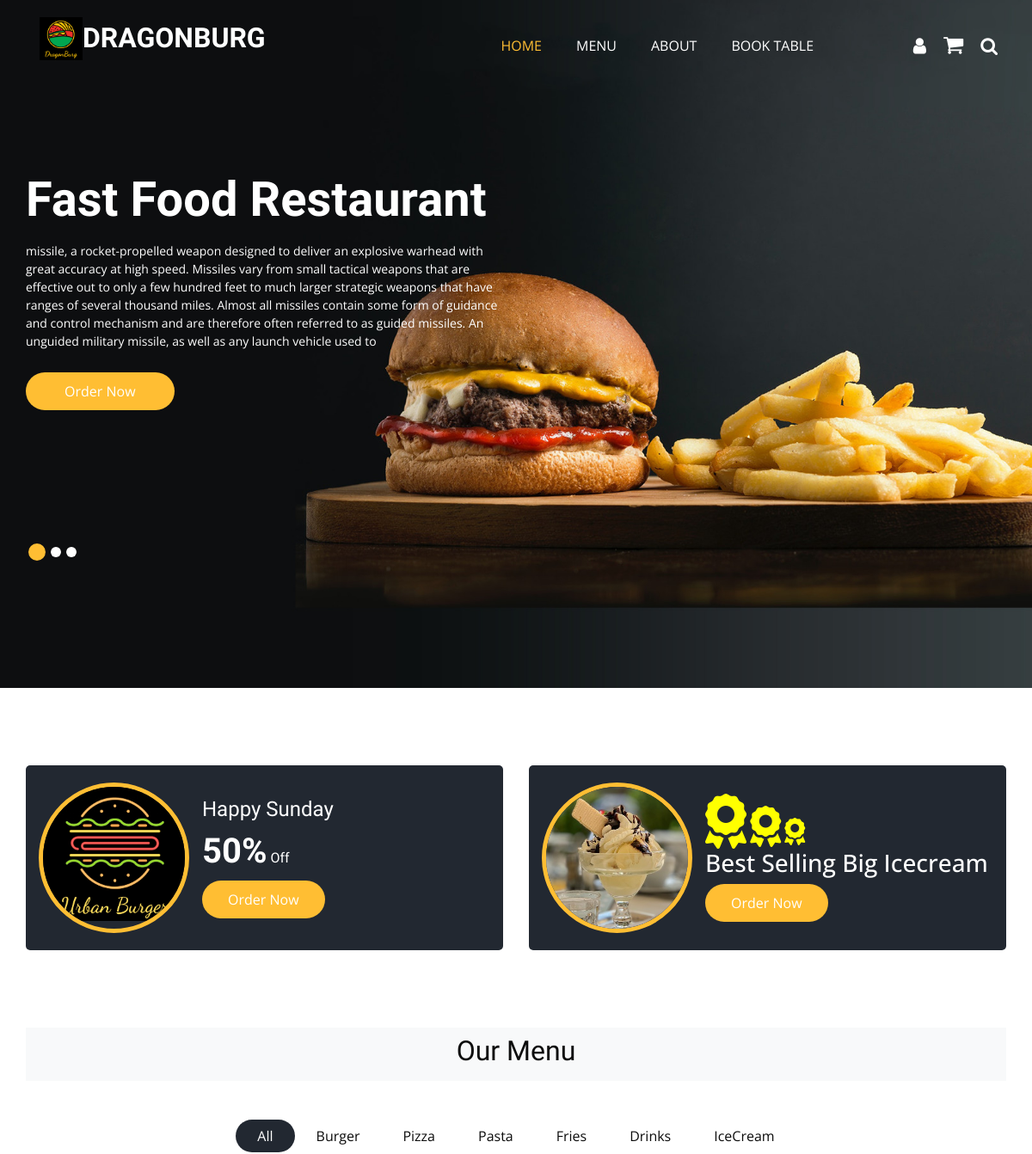
Before: / (upper part) with the older database file.
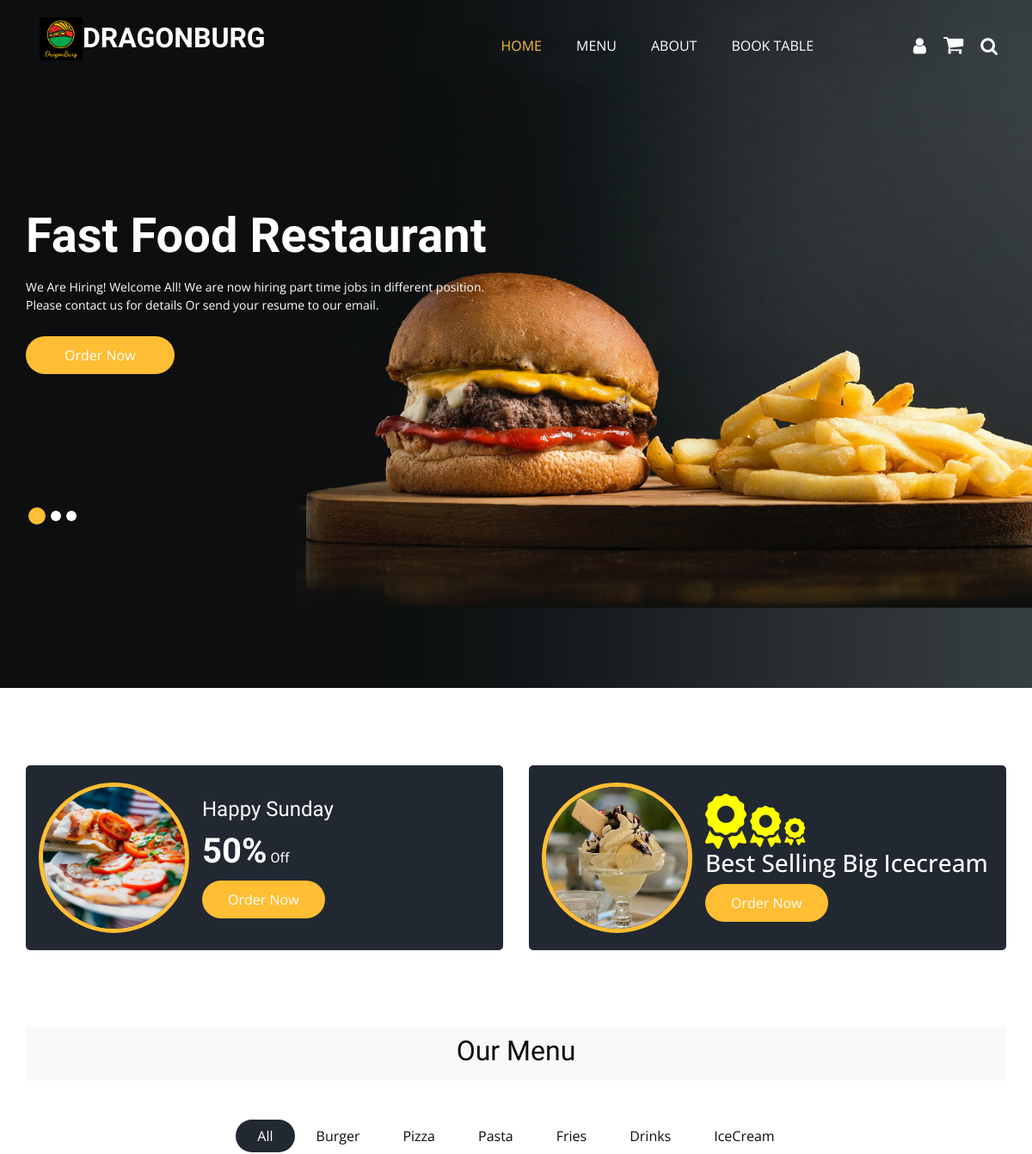
After: the same page with the newer database file.
### slider/models.py (models this page shows, shortened)
class Slider(models.Model):
    slider = models.TextField(blank=True)

### offers/models.py (models this page shows, shortened)
class Offer(models.Model):
    promotions_name = models.CharField(max_length=200)
    promotions_discount = models.IntegerField()
    promotions_photo = models.ImageField(upload_to='photos/%Y/%m/%d', blank=True)
    bestselling_item = models.ForeignKey(Item, on_delete=models.DO_NOTHING)
    bestselling_music = models.FileField(upload_to='music/%Y/%m/%d/')
    is_posted = models.BooleanField(default=False)

### menu_items/models.py (models this page shows, shortened)
class Item(models.Model):
    type = models.ForeignKey(Type, on_delete=models.DO_NOTHING)
    item_name = models.CharField(max_length=200)
    item_desciption = models.TextField(blank=True)
    item_photo = models.ImageField(upload_to='photos/%Y/%m/%d', blank=True)
    price = models.DecimalField(max_digits=10, decimal_places=2)
    is_displayed = models.BooleanField(default=False)

class Type(models.Model):
    type_name = models.CharField(max_length=200)
    type_desciption = models.TextField(blank=True)

### pages/views.py (the view)
# urls.py: path('',views.index, name='index'),
def index(request):
    slider1 = Slider.objects.get(pk=1)
    slider2 = Slider.objects.get(pk=2)
    slider3 = Slider.objects.get(pk=3)
    slider1=str(slider1.slider)
    slider2=str(slider2.slider)
    slider3=str(slider3.slider)
    opinions = Opinion.objects.filter(is_published=True).all()
    offers = Offer.objects.filter(is_posted=True).all()
    types, items = generate_data()
    context = {
            'types': types,
            'items': items,
            'slider1' : slider1,
            'slider2' : slider2,
            'slider3' : slider3,
            'opinions' : opinions,
            'offers': offers,
    }
    return render(request, 'pages/index.html', context)

### pages/views.py (called while the page is built)
def generate_data():
    types = Type.objects.all()
    items = Item.objects.filter(is_displayed=True).all()
    for type in types:
        lowercase = type.type_name
        lowercase = lowercase.lower()
        setattr(type, 'lowercase', lowercase)
    for item in items:
        lowercase = item.type.type_name
        lowercase = lowercase.lower()
        setattr(item, 'lowercase', lowercase)
    return types,items

### templates/pages/index.html (shortened to what this page needs)
{% extends 'base.html' %}
{% load static %}
{%  block content  %}
    {% include 'partials/_slider.html' %}
  </div>
  {% include 'partials/_offerfortest.html' %}
  {% include 'partials/_food.html' %}
    <br><br>
  {% endblock %}

### templates/base.html (shortened to what this page needs)
{% load static %}
<!DOCTYPE html>
<html>
<head>
  <link rel="stylesheet" type="text/css" href="{% static 'css/bootstrap.css' %}" />
  <link rel="stylesheet" type="text/css" href="https://cdnjs.cloudflare.com/ajax/libs/OwlCarousel2/2.3.4/assets/owl.carousel.min.css" />
  <link rel="stylesheet" href="https://cdnjs.cloudflare.com/ajax/libs/jquery-nice-select/1.1.0/css/nice-select.min.css" />
  <link href="{% static 'css/font-awesome.min.css' %}" rel="stylesheet" />
  <link href="{% static 'css/style.css' %}" rel="stylesheet" />
  <link href="{% static 'css/responsive.css' %}" rel="stylesheet" />
  <link href="{%  static  'css/cart.css' %}" rel="stylesheet" />
</head>
<body
{% if 'accounts/register' in request.path  %}
{% elif 'accounts/login' in request.path   %}
{% elif request.path != '/' %}
class="sub_page"
{% else %}
{% endif %}
>
  <div class="hero_area">
    <div class="bg-box">
      <img src="{% static 'images/hero-bg.jpg' %}" alt="">
    </div>
    {% include 'partials/_header.html' %}
    {% block content %}{% endblock %}
</body>
</html>

### templates/partials/_header.html (shortened to what this page needs)
{%  load static %}
<header class="header_section">
    <div class="container">
      <nav class="navbar navbar-expand-lg custom_nav-container ">
        <a class="navbar-brand" href="{% url 'index' %}">
          <p><img src="{% static  'images/favicon.png' %}"  width="50" height="50" align="left">
            <span>
            DRAGONBURG
          </span>
        </a>
        <div class="collapse navbar-collapse" id="navbarSupportedContent">
          <ul class="navbar-nav  mx-auto ">
            <li
                {% if '/' == request.path or 'index' in request.path %}
                class="nav-item active"
                {% else %}
                class="nav-item"
                {%  endif  %}
            >
             <a class="nav-link" href="{% url 'index' %}">Home{% if '/' == request.path or 'index' in request.path %}<span class="sr-only">(current){% else  %}{% endif %}</a>
            </li>
            <li
                {% if 'menu' in request.path %}
                class="nav-item active"
                {% else %}
                class="nav-item"
                {%  endif  %}
            >
              <a class="nav-link" href="{% url 'menu' %}">Menu{% if 'menu' in request.path %}<span class="sr-only">(current){% else  %}{% endif %}</a>
            </li>
            <li
                {% if 'about' in request.path %}
                class="nav-item active"
                {% else %}
                class="nav-item"
                {%  endif  %}
            >
              <a class="nav-link" href="{% url 'about' %}">About{% if 'about' in request.path %}<span class="sr-only">(current){% else  %}{% endif %}</a>
            </li>
            <li
                {% if 'book' in request.path %}
                class="nav-item active"
                {% else %}
                class="nav-item"
                {%  endif  %}
            >
              <a class="nav-link" href="{% url 'book' %}">Book Table{% if 'book' in request.path %}<span class="sr-only">(current){% else  %}{% endif %}</a>
            </li>
          </ul>
          <div class="user_option">
            {% if user.is_authenticated  %}
            <a href="{% url 'index'  %}" class="user_link" style="color:#ffbe33;
            font-size:12px" >{{ user.username }}<i class="fa fa-user fa-lg"
              style="color:yellow;" aria-hidden="true"></i>
            </a>
            {%  else   %}
            <a href="{% url 'login'  %}" class="user_link">
              <i class="fa fa-user fa-lg"
              {%  if 'login' in request.path or 'register' in request.path  %}
              style="color:yellow;"
              {% else %}
              {% endif %}
              aria-hidden="true"></i>
            </a>
            {% endif %}
            {% if user.is_authenticated %}
            <a href="{%  url 'cart' %}" class="user_link">
              <i class="fa" style="font-size:25px; position-top:-20px;">&#xf07a;</i>
            <span class='badge badge-danger' style="position:relative; top: -15px;" id='lblCartCount'>
            {{ qty_sum }}</span></a>
            {% else  %}
            <a href="{% url 'login' %}" class="user_link">
            <i class="fa" style="font-size:25px; position-top:-20px;">&#xf07a;</i>
            </a>
            {% endif %}
            {%  if 'about' in request.path or 'book' in request.path or 'cart' in request.path or 'login' in request.path %}
             {% else %}
            <form class="form-inline">
              <button type="button" class="btn  my-2 my-sm-0 nav_search-btn" data-toggle="modal" data-target="#exampleModal1">
                <i class="fa fa-search fa-lg" aria-hidden="true"></i>
              </button>
            </form>
            {% endif %}
          </div>
        </div>
      </nav>
    </div>
  </header>

### templates/partials/_slider.html (shortened to what this page needs)
{% load static %}
<section class="slider_section ">
    <div id="customCarousel1" class="carousel slide" data-ride="carousel">
      <div class="carousel-inner">
        <div class="carousel-item active">
          <div class="container ">
            <div class="row">
              <div class="col-md-7 col-lg-6 ">
                <div class="detail-box">
                  <h1>
                    Fast Food Restaurant
                  </h1>
                  <p>
                    {{ slider1 }}
                  </p>
                  <div class="btn-box">
                    <a href="{% url 'menu' %}" class="btn1">
                      Order Now
                    </a>
                  </div>
                </div>
              </div>
            </div>
          </div>
        </div>
      </div>
      <div class="container">
        <ol class="carousel-indicators">
          <li data-target="#customCarousel1" data-slide-to="0" class="active"></li>
          <li data-target="#customCarousel1" data-slide-to="1"></li>
          <li data-target="#customCarousel1" data-slide-to="2"></li>
        </ol>
      </div>
    </div>
  </section>

### templates/partials/_offerfortest.html (shortened to what this page needs)
{% load static %}
{% for offer in offers    %}
<section class="offer_section layout_padding-bottom">
    <div class="offer_container">
      <div class="container ">
        <div class="row">
          <div class="col-md-6  ">
            <div class="box ">
              <div class="img-box">
                <img src="{{ offer.promotions_photo.url }}" alt="">
              </div>
              <div class="detail-box">
                <h5>
                  {{ offer.promotions_name }}
                </h5>
                <h6>
                  <span>{{ offer.promotions_discount }}%</span> Off
                </h6>
                <div class="btn-box">
                <a href="{%  url 'menu'  %}" class="btn1">
                  Order Now
                </a>
              </div>
              </div>
            </div>
          </div>
          <div class="col-md-6  ">
            <div class="box ">
              <div class="img-box">
                <img src="{{ offer.bestselling_item.item_photo.url }}" alt="">
              </div>
              <div class="detail-box">
                <i class="fa-solid fa-award fa-4x" style="color:yellow"></i>
                  <i class="fa-solid fa-award fa-3x" style="color:yellow"></i>
                  <i class="fa-solid fa-award fa-2x" style="color:yellow"></i>
                <h3>Best Selling {{ offer.bestselling_item.item_name }}</h3>
                <div class="btn-box">
                  <a href="{%  url 'menu'  %}" class="btn1">
                    Order Now
                  </a>
                </div>
              </div>
            </div>
          </div>
        </div>
      </div>
    </div>
  </section>
  {% endfor   %}

### templates/partials/_food.html (shortened to what this page needs)
{% load static %}
<section class="food_section layout_padding-bottom">
    <div class="container">
        <nav class="navbar justify-content-center navbar-expand-sm sticky-top navbar-light bg-light">
        <div style="text-align: center;">
          <h2>Our Menu</h2>
        </div>
      </nav>
      <ul class="filters_menu">
        <li class="active" data-filter="*">All</li>
        {%  for type in types  %}
        <li data-filter=".{{ type.lowercase }}">{{ type.type_name }}</li>
        {% endfor %}
      </ul>
    </div>
  </section>

### templates/partials/_about.html (shortened to what this page needs)
{% load static %}

### templates/partials/_clientfortest.html (shortened to what this page needs)
{% load static %}

### templates/partials/_footer.html (shortened to what this page needs)
{% load static %}

### static/css/responsive.css (style rules this page uses)
@media (min-width: 1200px) { .container { max-width: 1170px; } }

Changed rows visible on the page:
changed Slider: slider "missile, a rocket-propelled weapon designed to deliver an explosive warhead with great accuracy at high speed. Missiles vary from small tactical weapons that are effective out to only a few hundred feet to much larger strategic weapons that have ranges of several thousand miles. Almost all missiles contain some form of guidance and control mechanism and are therefore often referred to as guided missiles. An unguided military missile, as well as any launch vehicle used to" → "We Are Hiring! Welcome All! We are now hiring part time jobs in different position. Please contact us for details Or send your resume to our email."
changed Offer "Happy Sunday": promotions_photo: a different picture
